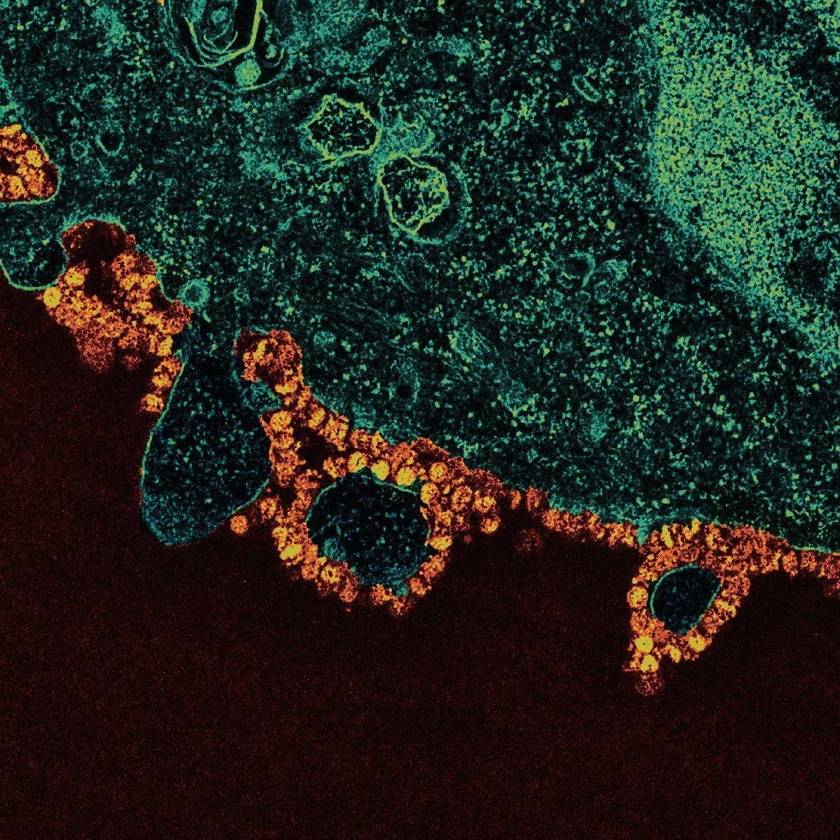
#> input picture media/SARS-CoV-2_EM.jpg, 840 x 840 px, shrunk from 1200 x 1200 before the run
$ python filtering_photo.py
#> lines starting #> are read from the running program, lines starting #| are printed output that depends on the picture
import cv2
import numpy as np

image = cv2.imread('media/SARS-CoV-2_EM.jpg')
#> image is the input picture: shape (840, 840, 3); mean B, G, R 31.3, 37.9, 33.9

# Print error message if image is null
if image is None:
    print('Could not read image')

# Apply identity kernel
kernel1 = np.array([[0, -1, 0],
                    [-1, 5, -1],
                    [0, -1, 0]])

kernel11 = np.array([[0, 0.2, 0],
                    [0.2, 0.2, 0.2],
                    [0, 0.2, 0]])

identity1 = cv2.filter2D(src=image, ddepth=-1, kernel=kernel1)
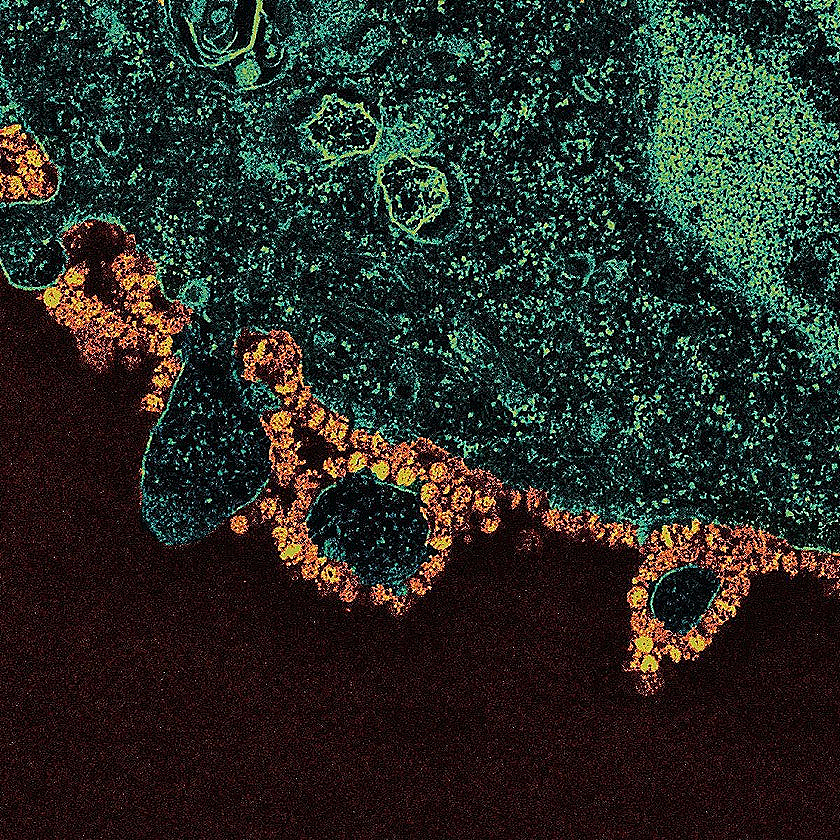
#> identity1: shape (840, 840, 3); mean B, G, R 39.3, 45.1, 41.7
identity2 = cv2.bilateralFilter(src=image, d=9, sigmaColor=75, sigmaSpace=75)

cv2.imshow('Original', image)
cv2.imshow('Identity1', identity1)
cv2.imshow('Identity2', identity2)
# cv2.imshow('Identity3', identity3)

cv2.waitKey()
cv2.imwrite('media/identity.jpg', identity1)
cv2.destroyAllWindows()

# Apply blurring kernel
kernel2 = np.ones((5, 5), np.float32) / 25
img = cv2.filter2D(src=image, ddepth=-1, kernel=kernel2)
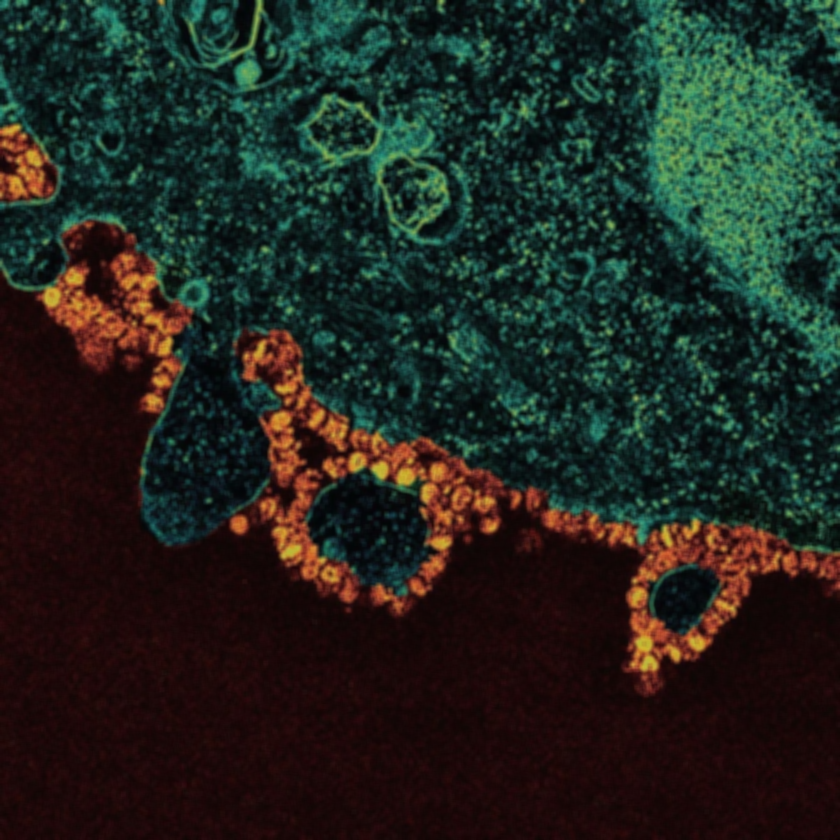
#> img: shape (840, 840, 3); mean B, G, R 31.3, 37.9, 33.9

cv2.imshow('Original', image)
cv2.imshow('Kernel Blur', img)

cv2.waitKey()
cv2.imwrite('media/blur_kernel.jpg', img)
cv2.destroyAllWindows()

$ run again, with media/color_test_1.jpg copied over media/SARS-CoV-2_EM.jpg
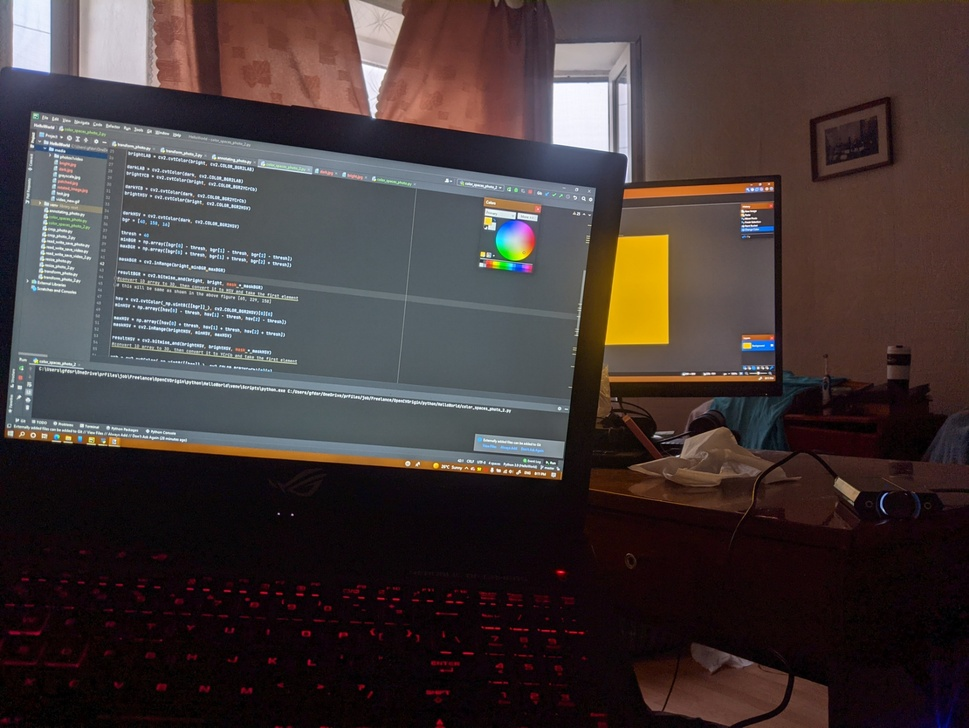
#> input picture media/color_test_1.jpg, 969 x 728 px, shrunk from 1875 x 1410 before the run
#> image is the input picture: shape (728, 969, 3); mean B, G, R 55.6, 56.3, 67.2
#> `identity1 = cv2.filter2D(src=image, ddepth=-1, kernel=kernel1)`:
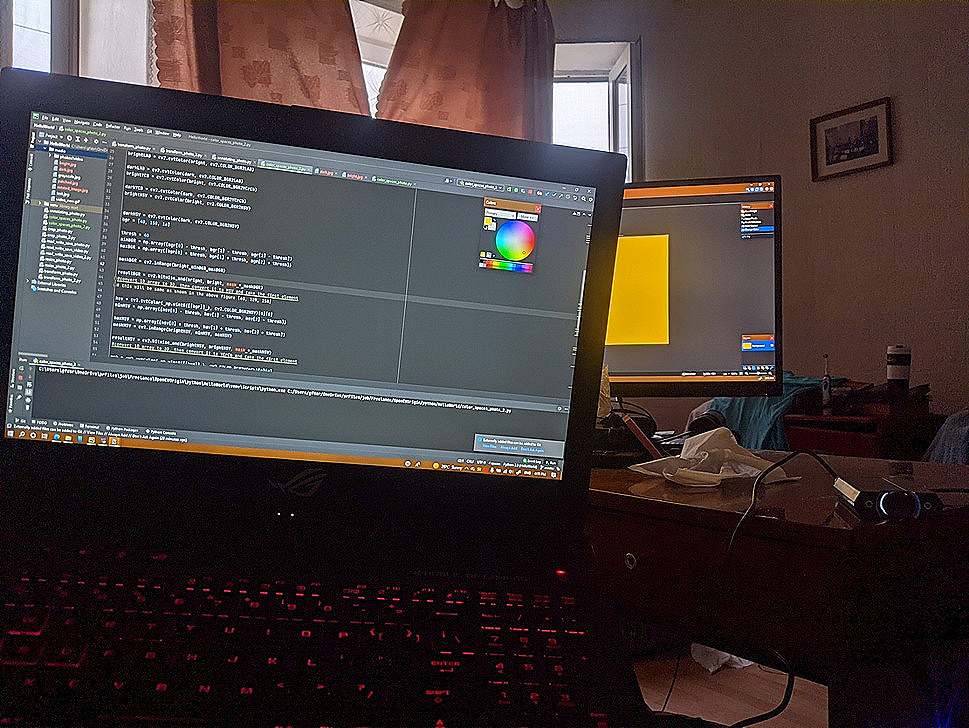
#> identity1: shape (728, 969, 3); mean B, G, R 55.5, 56.3, 66.9
